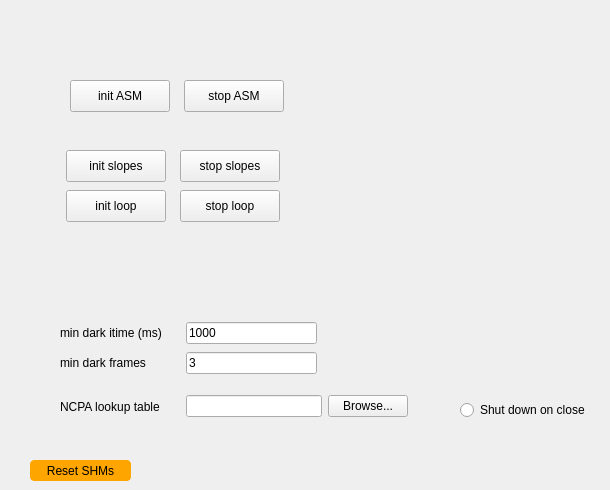
     <widget class="QWidget" name="tabControls_Setup">
      <attribute name="title">
       <string>Setup</string>
      </attribute>
      <widget class="QPushButton" name="gridComponents_ASM_init_button">
       <property name="geometry">
        <rect>
         <x>70</x>
         <y>80</y>
         <width>100</width>
         <height>32</height>
        </rect>
       </property>
       <property name="minimumSize">
        <size>
         <width>100</width>
         <height>0</height>
        </size>
       </property>
       <property name="maximumSize">
        <size>
         <width>100</width>
         <height>16777215</height>
        </size>
       </property>
       <property name="text">
        <string>init ASM</string>
       </property>
      </widget>
      <widget class="QPushButton" name="gridComponents_loop_init_button">
       <property name="geometry">
        <rect>
         <x>66</x>
         <y>190</y>
         <width>100</width>
         <height>32</height>
        </rect>
       </property>
       <property name="minimumSize">
        <size>
         <width>100</width>
         <height>0</height>
        </size>
       </property>
       <property name="maximumSize">
        <size>
         <width>100</width>
         <height>16777215</height>
        </size>
       </property>
       <property name="text">
        <string>init loop</string>
       </property>
      </widget>
      <widget class="QPushButton" name="gridComponents_slopes_init_button">
       <property name="geometry">
        <rect>
         <x>66</x>
         <y>150</y>
         <width>100</width>
         <height>32</height>
        </rect>
       </property>
       <property name="minimumSize">
        <size>
         <width>100</width>
         <height>0</height>
        </size>
       </property>
       <property name="maximumSize">
        <size>
         <width>100</width>
         <height>16777215</height>
        </size>
       </property>
       <property name="text">
        <string>init slopes</string>
       </property>
      </widget>
      <widget class="QPushButton" name="gridComponents_ASM_stop_button">
       <property name="geometry">
        <rect>
         <x>184</x>
         <y>80</y>
         <width>100</width>
         <height>32</height>
        </rect>
       </property>
       <property name="minimumSize">
        <size>
         <width>100</width>
         <height>0</height>
        </size>
       </property>
       <property name="maximumSize">
        <size>
         <width>100</width>
         <height>16777215</height>
        </size>
       </property>
       <property name="text">
        <string>stop ASM</string>
       </property>
      </widget>
      <widget class="QPushButton" name="resetSHMs_button">
       <property name="geometry">
        <rect>
         <x>30</x>
         <y>460</y>
         <width>101</width>
         <height>21</height>
        </rect>
       </property>
       <property name="styleSheet">
        <string notr="true">QPushButton {
    background-color: orange;
    color: black;
    border: 1px solid orange;
    border-radius: 4px;
    padding: 4px;
}
QPushButton:pressed {
    background-color: brown;
    border: 1px solid brown;
}</string>
       </property>
       <property name="text">
        <string>Reset SHMs</string>
       </property>
      </widget>
      <widget class="QWidget" name="layoutWidget">
       <property name="geometry">
        <rect>
         <x>60</x>
         <y>320</y>
         <width>257</width>
         <height>58</height>
        </rect>
       </property>
       <layout class="QVBoxLayout" name="verticalLayout">
        <item>
         <layout class="QHBoxLayout" name="gridConfig_minDarkItime">
          <item>
           <widget class="QLabel" name="gridConfig_minDarkItime_label">
            <property name="minimumSize">
             <size>
              <width>120</width>
              <height>0</height>
             </size>
            </property>
            <property name="text">
             <string>min dark itime (ms)</string>
            </property>
           </widget>
          </item>
          <item>
           <widget class="QLineEdit" name="gridConfig_minDarkItime_entry">
            <property name="text">
             <string>1000</string>
            </property>
           </widget>
          </item>
         </layout>
        </item>
        <item>
         <layout class="QHBoxLayout" name="gridConfig_minDarkFrames">
          <item>
           <widget class="QLabel" name="gridConfig_minDarkFrames_label">
            <property name="minimumSize">
             <size>
              <width>120</width>
              <height>0</height>
             </size>
            </property>
            <property name="text">
             <string>min dark frames</string>
            </property>
           </widget>
          </item>
          <item>
           <widget class="QLineEdit" name="gridConfig_minDarkFrames_entry">
            <property name="text">
             <string>3</string>
            </property>
           </widget>
          </item>
         </layout>
        </item>
       </layout>
      </widget>
      <widget class="QPushButton" name="gridComponents_loop_stop_button">
       <property name="geometry">
        <rect>
         <x>180</x>
         <y>190</y>
         <width>100</width>
         <height>32</height>
        </rect>
       </property>
       <property name="minimumSize">
        <size>
         <width>100</width>
         <height>0</height>
        </size>
       </property>
       <property name="maximumSize">
        <size>
         <width>100</width>
         <height>16777215</height>
        </size>
       </property>
       <property name="text">
        <string>stop loop</string>
       </property>
      </widget>
      <widget class="QPushButton" name="gridComponents_slopes_stop_button">
       <property name="geometry">
        <rect>
         <x>180</x>
         <y>150</y>
         <width>100</width>
         <height>32</height>
        </rect>
       </property>
       <property name="minimumSize">
        <size>
         <width>100</width>
         <height>0</height>
        </size>
       </property>
       <property name="maximumSize">
        <size>
         <width>100</width>
         <height>16777215</height>
        </size>
       </property>
       <property name="text">
        <string>stop slopes</string>
       </property>
      </widget>
      <widget class="QWidget" name="layoutWidget">
       <property name="geometry">
        <rect>
         <x>60</x>
         <y>390</y>
         <width>348</width>
         <height>33</height>
        </rect>
       </property>
       <layout class="QHBoxLayout" name="girdComponents_NCPALookup">
        <item>
         <widget class="QLabel" name="girdComponents_NCPALookup_label">
          <property name="minimumSize">
           <size>
            <width>120</width>
            <height>0</height>
           </size>
          </property>
          <property name="text">
           <string>NCPA lookup table</string>
          </property>
         </widget>
        </item>
        <item>
         <widget class="QLineEdit" name="girdComponents_NCPALookup_fname">
          <property name="text">
           <string/>
          </property>
         </widget>
        </item>
        <item>
         <widget class="QPushButton" name="girdComponents_NCPALookup_browse">
          <property name="text">
           <string>Browse...</string>
          </property>
         </widget>
        </item>
       </layout>
      </widget>
      <widget class="QRadioButton" name="radioButton">
       <property name="geometry">
        <rect>
         <x>460</x>
         <y>400</y>
         <width>141</width>
         <height>20</height>
        </rect>
       </property>
       <property name="text">
        <string>Shut down on close</string>
       </property>
      </widget>
     </widget>
